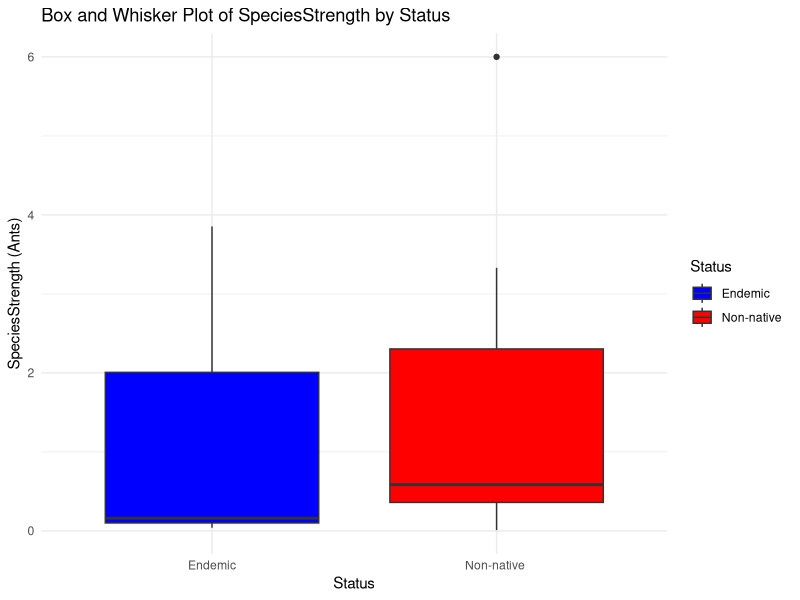
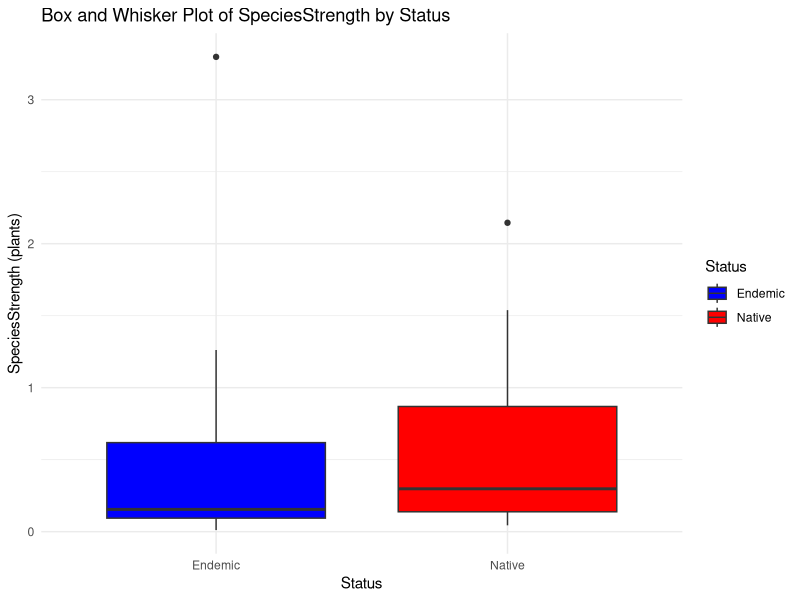
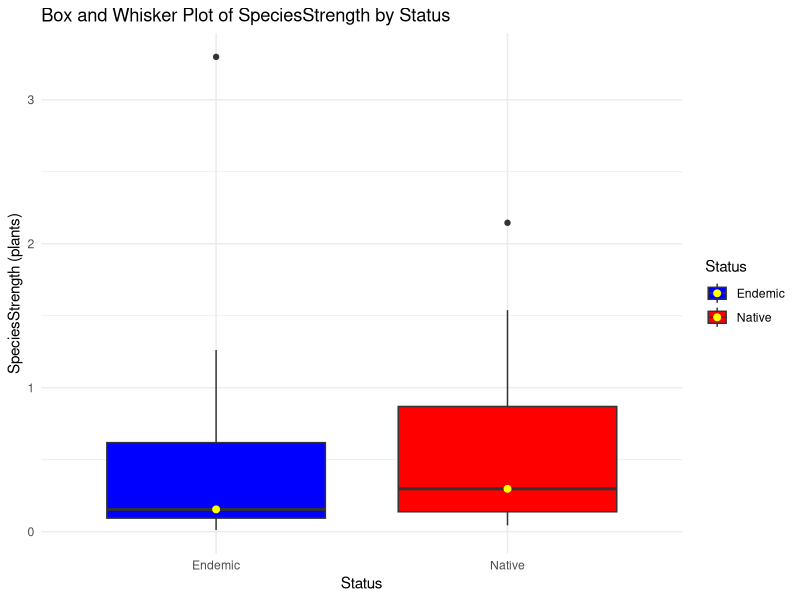

Source code (R) for these figures, in order:
install.packages("ggplot2")
library(ggplot2)
setwd("~/IMEDEA/DEPICT/Galapagos/DATOS/Ants/Neglected-floral-visitors-in-the-Galapagos-islands")
ants <- read.csv("Ants.csv")
View(ants)
ggplot(ants, aes(x=Status, y=SpeciesStrength, fill=Status)) +
  geom_boxplot() +
  labs(title="Box and Whisker Plot of SpeciesStrength by Status",
       x="Status",
       y="SpeciesStrength (Ants)") +
  theme_minimal() +
  scale_fill_manual(values=c("blue", "red"))

# Perform t-test
t_test_result <- t.test(SpeciesStrength ~ Status, data = ants)

# Print the t-test result
print(t_test_result)

# Extract the t-value
t_value <- t_test_result$statistic
cat("The t-value is:", t_value, "\n")

# Box and Whisker for plants
plants <- read.csv("Plants.csv")
View(plants)
ggplot(plants, aes(x=Status, y=SpeciesStrength, fill=Status)) +
  geom_boxplot() +
  labs(title="Box and Whisker Plot of SpeciesStrength by Status",
       x="Status",
       y="SpeciesStrength (plants)") +
  theme_minimal() +
  scale_fill_manual(values=c("blue", "red", "green"))

# Perform t-test
t_test_result <- t.test(SpeciesStrength ~ Status, data = plants)

# Print the t-test result
print(t_test_result)

# Extract the t-value
t_value <- t_test_result$statistic
cat("The t-value is:", t_value, "\n")

#=======================#
# Create the boxplot
ggplot(plants, aes(x=Status, y=SpeciesStrength, fill=Status)) +
  geom_boxplot() +
  labs(title="Box and Whisker Plot of SpeciesStrength by Status",
       x="Status",
       y="SpeciesStrength (plants)") +
  theme_minimal() +
  scale_fill_manual(values=c("blue", "red")) + # Use appropriate colors
  stat_summary(fun = median, geom = "point", size = 2, color = "yellow") + # Adding median points
  stat_summary(fun.data = "mean_cl_normal", geom = "errorbar", width = 0.2, color = "black") # Adding error bars


1
